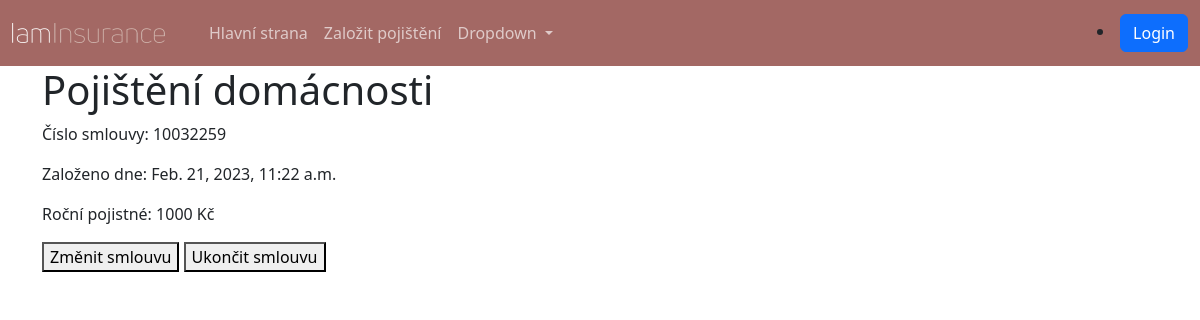
The app's page /muj-ucet/10032259/detail/ with its own data.
### insurance_app/models.py (models this page shows, shortened)
class Contract(models.Model):
    product = models.ForeignKey(to=Product, on_delete=models.RESTRICT)
    insured = models.ForeignKey(to=User, on_delete=models.RESTRICT)
    conclusion_date = models.DateTimeField(auto_now_add=True)
    payment = models.IntegerField()
    @property
    def contract_number(self) -> int:
        return 10_000_001 + self.pk * 127 ** 2
    @staticmethod
    def get_pk_by_contract_number(contract_number):
        return int((contract_number - 10_000_001) / (127 ** 2))

class Product(models.Model):
    name = models.CharField(max_length=64, unique=True)
    description = models.TextField(default="")
    active = models.BooleanField(default=True)
    def __str__(self):
        inactive = " (nedostupné)" if not self.active else ""
        return str(self.name) + inactive

### insurance_app/views.py (the view, shortened to what this page needs)
# urls.py: path("muj-ucet/<int:contract_number>/detail/", views.ContractDetailView.as_view(), name="contract-detail")
class ContractDetailView(generic.DetailView):
    model = models.Contract
    template_name = CONTRACT_DETAIL_TEMPLATE
    def get(self, request, *args, **kwargs):
        self.object = self.get_object()
        return render(request, self.template_name, {"obj": self.object})
    def get_object(self, queryset=None):
        if queryset is None:
            queryset = self.get_queryset()
        contract_number = self.kwargs.get("contract_number")
        pk = self.model.get_pk_by_contract_number(contract_number)
        slug = self.kwargs.get(self.slug_url_kwarg)
        if pk is not None:
            queryset = queryset.filter(pk=pk)
        if slug is not None and (pk is None or self.query_pk_and_slug):
            slug_field = self.get_slug_field()
            queryset = queryset.filter(**{slug_field: slug})
        if pk is None and slug is None:
            raise AttributeError(
                "Generic detail view %s must be called with either an object "
                "pk or a slug in the URLconf." % self.__class__.__name__
            )
        try:
            obj = queryset.get()
        except queryset.model.DoesNotExist:
            raise Http404(
                "No %(verbose_name)s found matching the query"
                % {"verbose_name": queryset.model._meta.verbose_name}
            )
        return obj

### insurance_app/templates/insurance_app/contract_detail.html (shortened to what this page needs)
{% extends 'main.html' %}
{% block content %}
    <section>
        <h1>{{ obj.product }}</h1>
        <p>Číslo smlouvy: {{ obj.contract_number }}</p>
        <p>Založeno dne: {{ obj.conclusion_date }}</p>
        <p>Roční pojistné: {{ obj.payment }} Kč</p>
        <form method="post">
            <button name="edit">Změnit smlouvu</button>
            <button name="delete">Ukončit smlouvu</button>
        </form>
    </section>
{% endblock %}

### insurance_app/static/css/style.css (style rules this page uses)
body { background: #fffffe; }

### records on screen
Contract: product "Pojištění domácnosti", contract_number "10032259", conclusion_date "Feb. 21, 2023, 11:22 a.m.", payment "1000"
